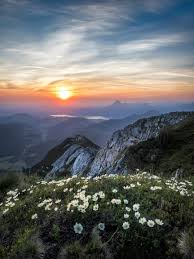
#> input picture DIP/DIP_Lab_406/DIP_Lab_Final/nature.jpeg, 194 x 259 px
$ python separateRGB.py
#> lines starting #> are read from the running program, lines starting #| are printed output that depends on the picture
import cv2
import matplotlib.pyplot as plt

image = cv2.imread('nature.jpeg')
#> image is the input picture: shape (259, 194, 3); mean B, G, R 104.3, 103.3, 101.1
image_rgb = cv2.cvtColor(image, cv2.COLOR_BGR2RGB)

red_channel = image_rgb.copy()
green_channel = image_rgb.copy()
blue_channel = image_rgb.copy()

red_channel[:, :, 1] = 0
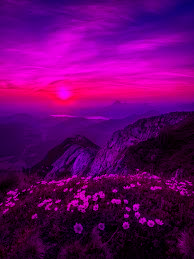
#> red_channel: shape (259, 194, 3); mean R, G, B 101.1, 0, 104.3
red_channel[:, :, 2] = 0
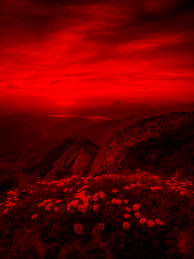
#> red_channel: shape (259, 194, 3); mean R, G, B 101.1, 0, 0

green_channel[:, :, 0] = 0
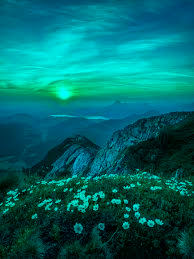
#> green_channel: shape (259, 194, 3); mean R, G, B 0, 103.3, 104.3
green_channel[:, :, 2] = 0
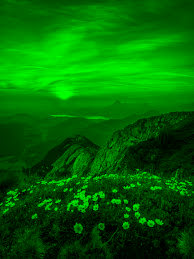
#> green_channel: shape (259, 194, 3); mean R, G, B 0, 103.3, 0

blue_channel[:, :, 0] = 0
blue_channel[:, :, 1] = 0
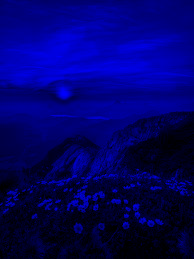
#> blue_channel: shape (259, 194, 3); mean R, G, B 0, 0, 104.3

plt.figure(figsize=(12, 8))

plt.subplot(1, 4, 1)
plt.imshow(image_rgb)
plt.title("Original Image")
plt.axis('off')

plt.subplot(1, 4, 2)
plt.imshow(red_channel)
plt.title("Red Channel")
plt.axis('off')

plt.subplot(1, 4, 3)
plt.imshow(green_channel)
plt.title("Green Channel")
plt.axis('off')

plt.subplot(1, 4, 4)
plt.imshow(blue_channel)
plt.title("Blue Channel")
plt.axis('off')

plt.tight_layout()
plt.show()

$ run again, with DIP/DIP_Lab_406/DIP_Lab_Final/images.jpeg copied over DIP/DIP_Lab_406/DIP_Lab_Final/nature.jpeg
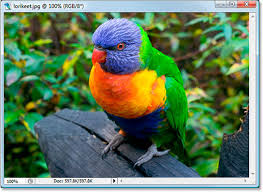
#> input picture DIP/DIP_Lab_406/DIP_Lab_Final/images.jpeg, 263 x 192 px
#> image is the input picture: shape (192, 263, 3); mean B, G, R 93.5, 122.7, 97.9
#> `green_channel[:, :, 2] = 0`:
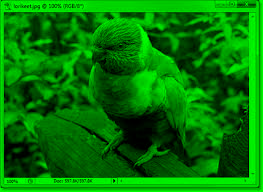
#> green_channel: shape (192, 263, 3); mean R, G, B 0, 122.7, 0
#> `blue_channel[:, :, 1] = 0`:
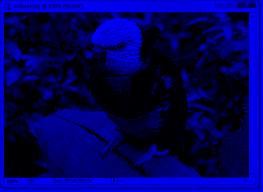
#> blue_channel: shape (192, 263, 3); mean R, G, B 0, 0, 93.5
